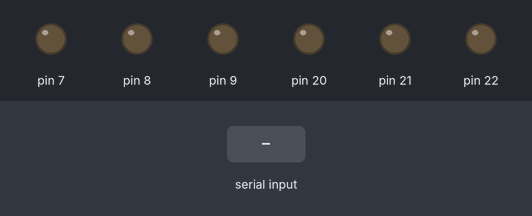
A sketch run on a simulated Arduino Mega 2560, built with avr-gcc and run on an emulated ATmega2560. Parts: output pins drawn as LEDs (lit = HIGH). The inputs (shaded band) are chosen by the test bench.

Above: at 1.2 s.
1.3 s: "90,45,200\n" received over the second serial link
At 3.5 s:
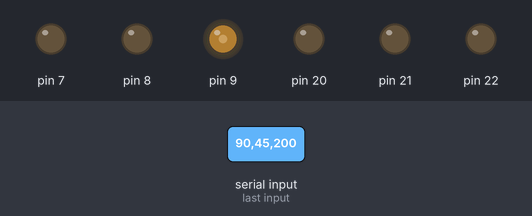
3.8 s: "30,150,10\n" received over the second serial link
At 5.4 s:
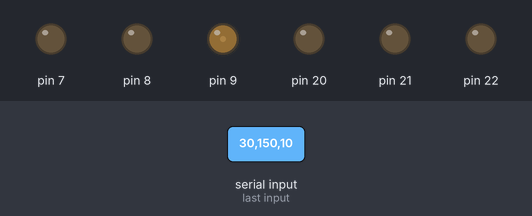
6.3 s: "200\n" received over the second serial link
At 8.4 s:
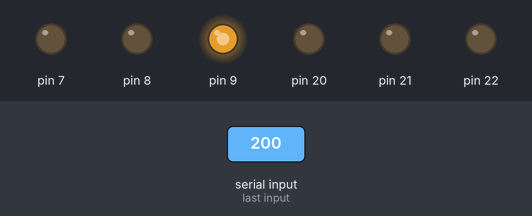
8.7 s: "90,45\n" received over the second serial link
At 10.3 s:
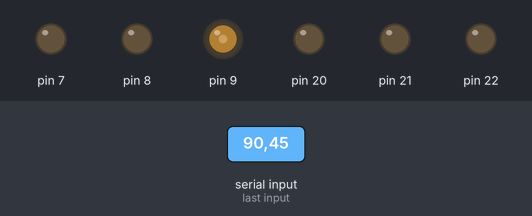
11.2 s: "30,150\n" received over the second serial link
At 13.4 s:
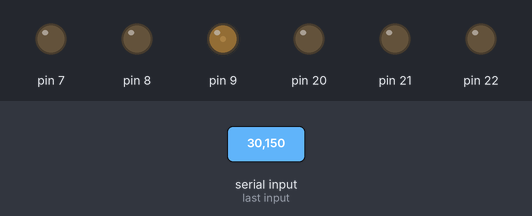
Timing chart, 0 to 14.7 s (numbered marks = the images above; inputs shaded):
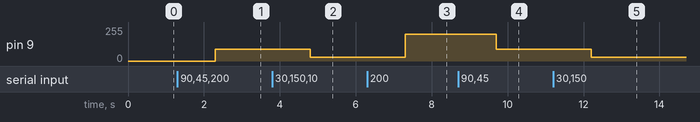

The sketch:

ATTINY88.ino
```cpp
#include <SoftwareSerial.h>                                                 //Подключаем библиотеку

SoftwareSerial CMD(2, -1);  //RX, TX  PB1, PB0                              //Устанавливаем пины

void setup() {
  CMD.begin(9600);
  pinMode(9, OUTPUT);                                                       //Объявляем пины и устанавливаем для них значение - низкий уровень сигнала
  pinMode(8, OUTPUT);
  pinMode(7, OUTPUT);
  pinMode(20, OUTPUT);
  pinMode(21, OUTPUT);
  pinMode(22, OUTPUT);

  analogWrite(9, LOW);
  digitalWrite(8, LOW);
  digitalWrite(7, LOW);
  digitalWrite(20, LOW);
  digitalWrite(21, LOW);
  digitalWrite(22, LOW);
}

String getValue(String data, char separator, int index)                     //Получаем значение из строки по разделителю и позиции
{
  int found = 0;
  int strIndex[] = {0, -1};
  int maxIndex = data.length()-1;

  for(int i=0; i<=maxIndex && found<=index; i++){
    if(data.charAt(i)==separator || i==maxIndex){
        found++;
        strIndex[0] = strIndex[1]+1;
        strIndex[1] = (i == maxIndex) ? i+1 : i;
    }
  }
  return found>index ? data.substring(strIndex[0], strIndex[1]) : "";
}

String DATA = "";
void loop() {
  if (CMD.available()){
    DATA = CMD.readString();
    analogWrite(9, getValue(DATA,'x',0).toInt());                           //Включаем/выключаем соответствующие пины
    digitalWrite(8, getValue(DATA,'x',1).toInt()) ;
    digitalWrite(7, getValue(DATA,'x',2).toInt());
    digitalWrite(20, getValue(DATA,'x',3).toInt());
    digitalWrite(21, getValue(DATA,'x',4).toInt());
    digitalWrite(22, getValue(DATA,'x',5).toInt());
  }
}
```

Measured:
- after the input at 1.3 s, pin 9: 0/255 → 90/255 after 1.0 s
- after the input at 3.8 s, pin 9: 90/255 → 30/255 after 1.0 s
- after the input at 6.3 s, pin 9: 30/255 → 200/255 after 1.0 s
- after the input at 8.7 s, pin 9: 200/255 → 90/255 after 1.0 s
- after the input at 11.2 s, pin 9: 90/255 → 30/255 after 1.0 s
